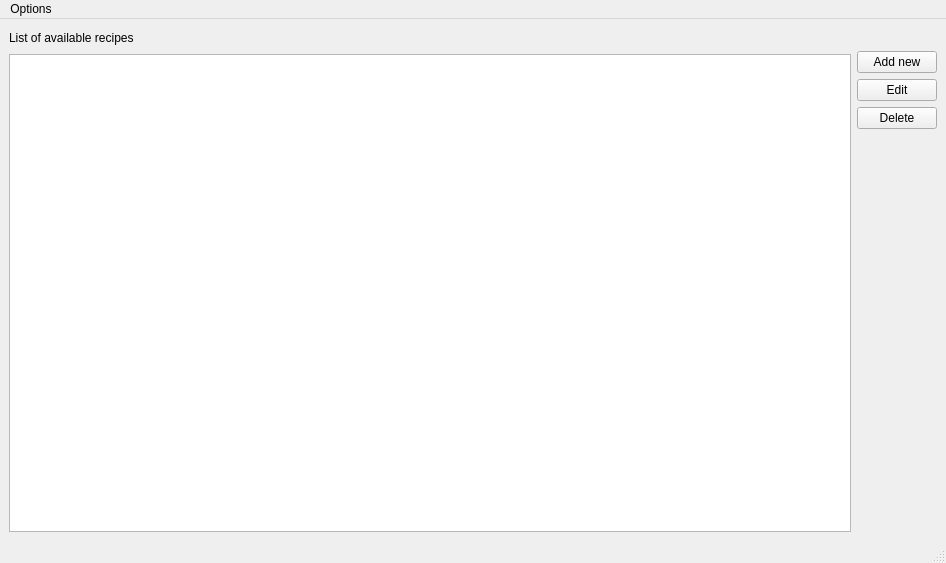
<?xml version="1.0" encoding="UTF-8"?>
<ui version="4.0">
 <class>MainWindow</class>
 <widget class="QMainWindow" name="MainWindow">
  <property name="geometry">
   <rect>
    <x>0</x>
    <y>0</y>
    <width>946</width>
    <height>563</height>
   </rect>
  </property>
  <property name="windowTitle">
   <string>Qt Recipes Project</string>
  </property>
  <widget class="QWidget" name="centralwidget">
   <layout class="QVBoxLayout" name="verticalLayout_3">
    <item>
     <layout class="QHBoxLayout" name="horizontalLayout_2">
      <item>
       <layout class="QVBoxLayout" name="verticalLayout_2">
        <item>
         <layout class="QHBoxLayout" name="horizontalLayout">
          <item>
           <widget class="QLabel" name="labelListOfRecipes">
            <property name="text">
             <string>List of available recipes</string>
            </property>
           </widget>
          </item>
          <item>
           <spacer name="horizontalSpacer">
            <property name="orientation">
             <enum>Qt::Horizontal</enum>
            </property>
            <property name="sizeHint" stdset="0">
             <size>
              <width>40</width>
              <height>20</height>
             </size>
            </property>
           </spacer>
          </item>
         </layout>
        </item>
        <item>
         <widget class="QTableView" name="listOfRecipes"/>
        </item>
       </layout>
      </item>
      <item>
       <layout class="QVBoxLayout" name="verticalLayout">
        <item>
         <spacer name="verticalSpacer_2">
          <property name="orientation">
           <enum>Qt::Vertical</enum>
          </property>
          <property name="sizeType">
           <enum>QSizePolicy::Fixed</enum>
          </property>
          <property name="sizeHint" stdset="0">
           <size>
            <width>20</width>
            <height>23</height>
           </size>
          </property>
         </spacer>
        </item>
        <item>
         <widget class="QPushButton" name="btnAdd">
          <property name="text">
           <string>Add new</string>
          </property>
         </widget>
        </item>
        <item>
         <widget class="QPushButton" name="btnEdit">
          <property name="text">
           <string>Edit</string>
          </property>
         </widget>
        </item>
        <item>
         <widget class="QPushButton" name="btnDelete">
          <property name="text">
           <string>Delete</string>
          </property>
         </widget>
        </item>
        <item>
         <spacer name="verticalSpacer">
          <property name="orientation">
           <enum>Qt::Vertical</enum>
          </property>
          <property name="sizeHint" stdset="0">
           <size>
            <width>20</width>
            <height>40</height>
           </size>
          </property>
         </spacer>
        </item>
       </layout>
      </item>
     </layout>
    </item>
   </layout>
  </widget>
  <widget class="QMenuBar" name="menubar">
   <property name="geometry">
    <rect>
     <x>0</x>
     <y>0</y>
     <width>946</width>
     <height>26</height>
    </rect>
   </property>
   <widget class="QMenu" name="menuOptions">
    <property name="title">
     <string>Options</string>
    </property>
    <addaction name="actionBasket_of_recipes"/>
    <addaction name="actionExit_app"/>
   </widget>
   <addaction name="menuOptions"/>
  </widget>
  <widget class="QStatusBar" name="statusbar"/>
  <action name="actionBasket_of_recipes">
   <property name="text">
    <string>Basket of recipes</string>
   </property>
  </action>
  <action name="actionExit_app">
   <property name="text">
    <string>Exit app</string>
   </property>
  </action>
 </widget>
 <resources/>
 <connections/>
</ui>
